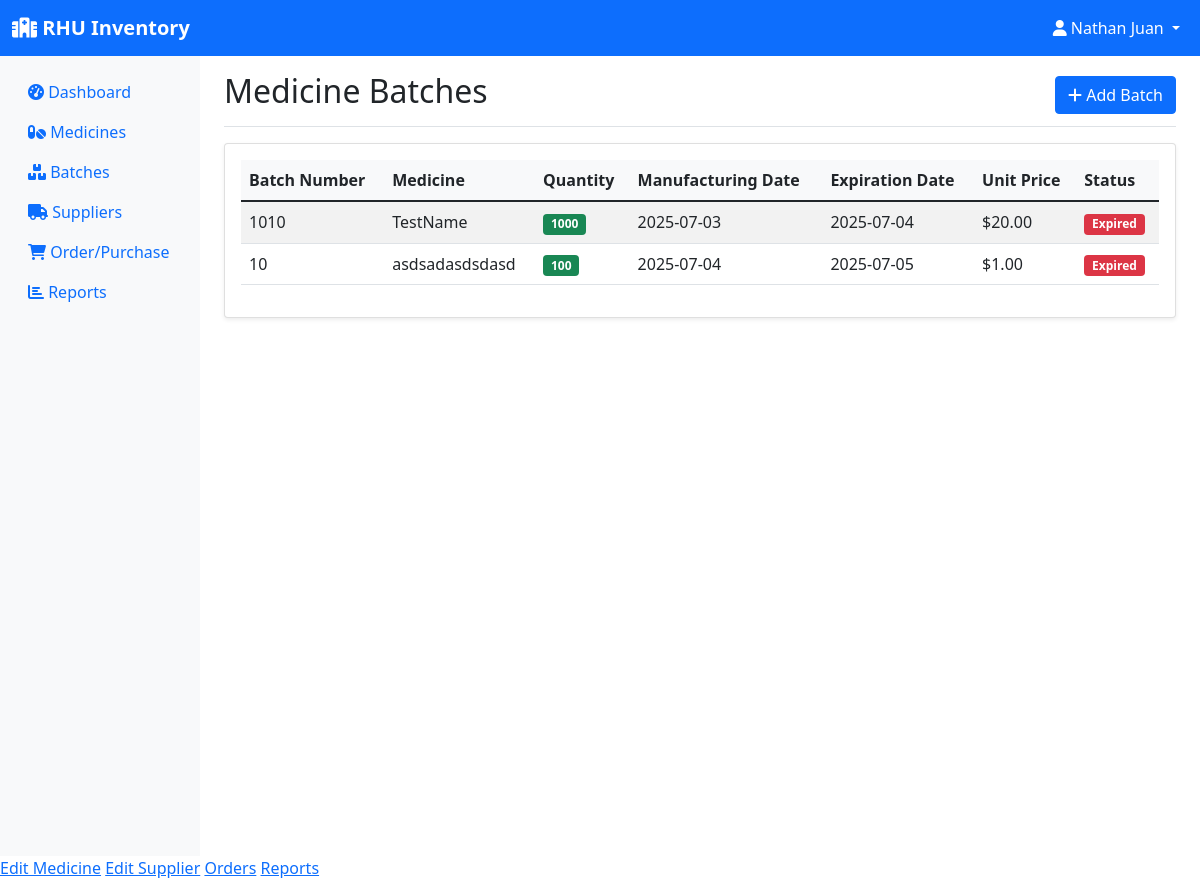
Page /batches (signed in) on the earlier database version.
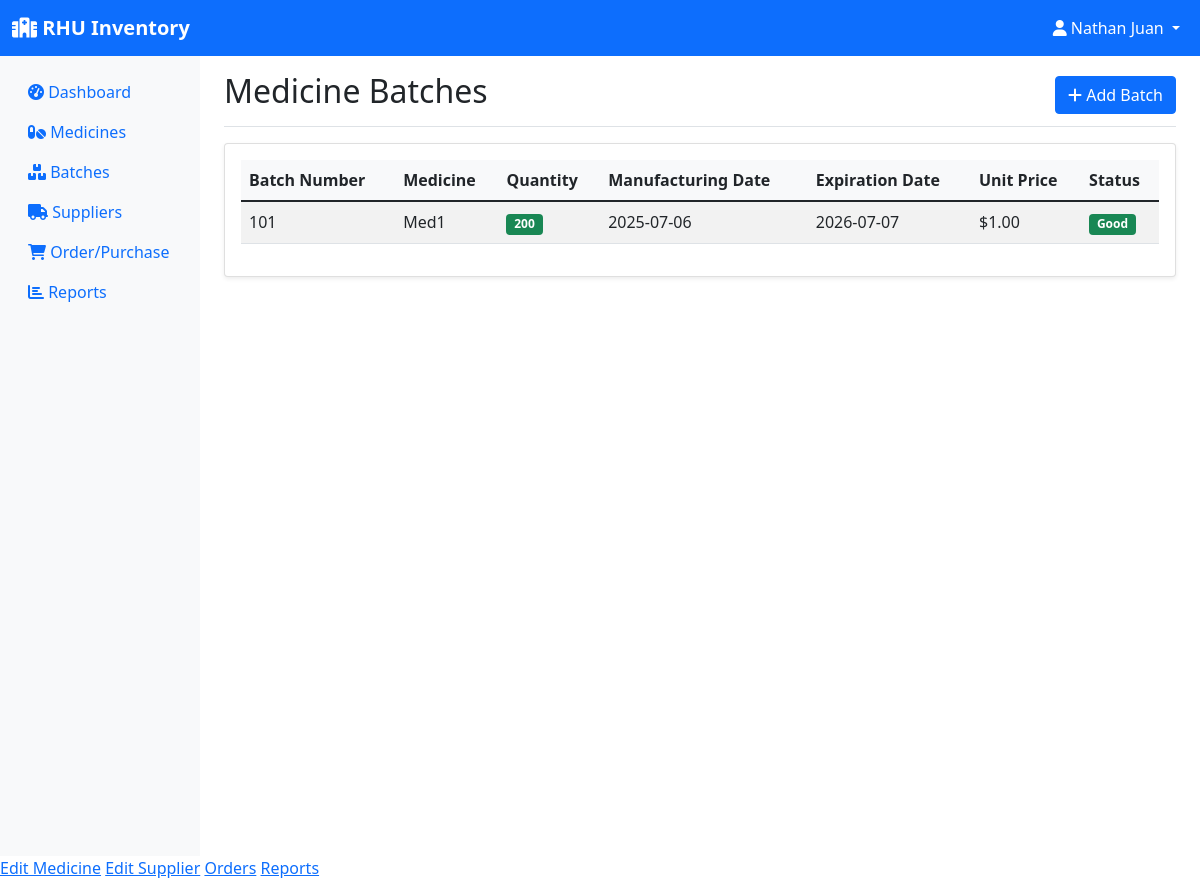
Same page on the later database version.
### models.py (models this page shows, shortened)
class Batch(db.Model):
    id = db.Column(db.Integer, primary_key=True)
    batch_number = db.Column(db.String(50), nullable=False)
    medicine_id = db.Column(db.Integer, db.ForeignKey('medicine.id'), nullable=False)
    quantity = db.Column(db.Integer, nullable=False)
    expiration_date = db.Column(db.Date, nullable=False)
    manufacturing_date = db.Column(db.Date)
    unit_price = db.Column(db.Float)
    created_at = db.Column(db.DateTime, default=datetime.utcnow)
    transactions = db.relationship('StockTransaction', backref='batch', lazy=True)
    @property
    def is_expired(self):
        return self.expiration_date < datetime.now().date()
    @property
    def days_until_expiration(self):
        delta = self.expiration_date - datetime.now().date()
        return delta.days

class Medicine(db.Model):
    id = db.Column(db.Integer, primary_key=True)
    name = db.Column(db.String(100), nullable=False)
    generic_name = db.Column(db.String(100))
    category = db.Column(db.String(50))
    unit = db.Column(db.String(20))  # e.g., tablets, bottles, etc.
    supplier_id = db.Column(db.Integer, db.ForeignKey('supplier.id'), nullable=False)
    created_at = db.Column(db.DateTime, default=datetime.utcnow)
    batches = db.relationship('Batch', backref='medicine', lazy=True)
    order_items = db.relationship('OrderItem', backref='medicine', lazy=True)

### app.py (the view)
@app.route('/batches')
@login_required
def batches():
    batches = Batch.query.all()
    return render_template('batches.html', batches=batches)

### app.py (called while the page is built)
@login_manager.user_loader
def load_user(user_id):
    return User.query.get(int(user_id))

### templates/batches.html (shortened to what this page needs)
{% extends "base.html" %}
{% block content %}
<div class="d-flex justify-content-between flex-wrap flex-md-nowrap align-items-center pt-3 pb-2 mb-3 border-bottom">
    <h1 class="h2">Medicine Batches</h1>
    {% if current_user.role != 'employee' %}
    <a href="{{ url_for('add_batch') }}" class="btn btn-primary">
        <i class="fas fa-plus"></i> Add Batch
    </a>
    {% endif %}
</div>
<div class="card">
    <div class="card-body">
        {% if batches %}
        <div class="table-responsive">
            <table class="table table-striped">
                <thead>
                    <tr>
                        <th>Batch Number</th>
                        <th>Medicine</th>
                        <th>Quantity</th>
                        <th>Manufacturing Date</th>
                        <th>Expiration Date</th>
                        <th>Unit Price</th>
                        <th>Status</th>
                    </tr>
                </thead>
                <tbody>
                    {% for batch in batches %}
                    <tr>
                        <td>{{ batch.batch_number }}</td>
                        <td>{{ batch.medicine.name }}</td>
                        <td>
                            <span class="badge bg-{{ 'danger' if batch.quantity <= 10 else 'success' }}">
                                {{ batch.quantity }}
                            </span>
                        </td>
                        <td>{{ batch.manufacturing_date or '-' }}</td>
                        <td>{{ batch.expiration_date }}</td>
                        <td>${{ "%.2f"|format(batch.unit_price or 0) }}</td>
                        <td>
                            {% if batch.is_expired %}
                                <span class="badge bg-danger">Expired</span>
                            {% elif batch.days_until_expiration <= 30 %}
                                <span class="badge bg-warning">Expiring Soon</span>
                            {% else %}
                                <span class="badge bg-success">Good</span>
                            {% endif %}
                        </td>
                    </tr>
                    {% endfor %}
                </tbody>
            </table>
        </div>
        {% else %}
        <div class="text-center py-4">
            <i class="fas fa-boxes fa-3x text-muted mb-3"></i>
            <p class="text-muted">No batches found. <a href="{{ url_for('add_batch') }}">Add your first batch</a>.</p>
        </div>
        {% endif %}
    </div>
</div>
{% endblock %}

Differences in the rows shown:
removed Batch: batch_number "10", medicine.name "asdsadasdsdasd", quantity "100", manufacturing_date "2025-07-04", expiration_date "2025-07-05", unit_price "1.00", shows "Expired"
changed Batch: batch_number "1010" → "101"; medicine.name "TestName" → "Med1"; quantity "1000" → "200"; manufacturing_date "2025-07-03" → "2025-07-06"; expiration_date "2025-07-04" → "2026-07-07"; unit_price "20.00" → "1.00"; expiration_date "Expired" → "Good"
